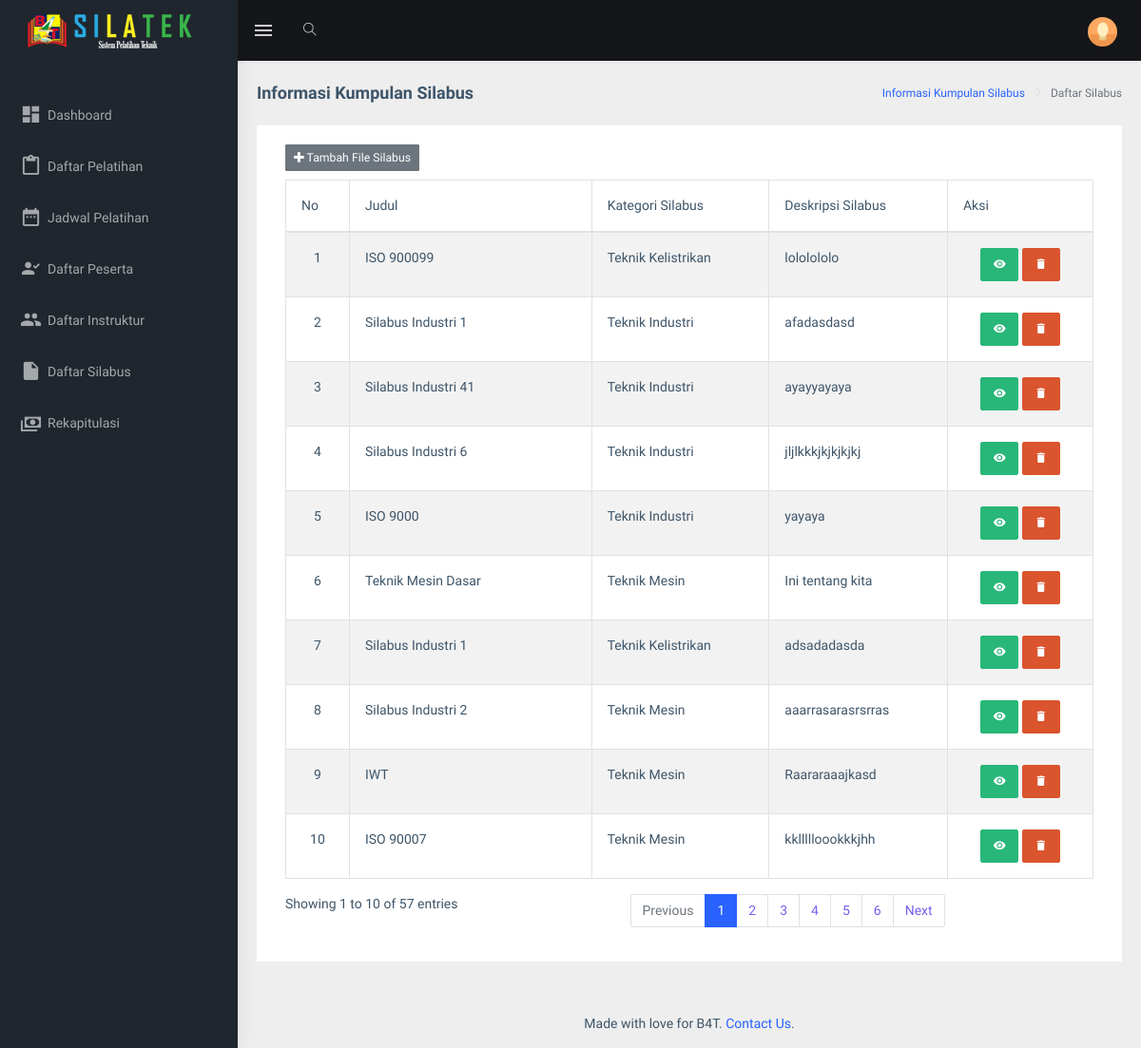
Page /index.php/silabus on the earlier database version.
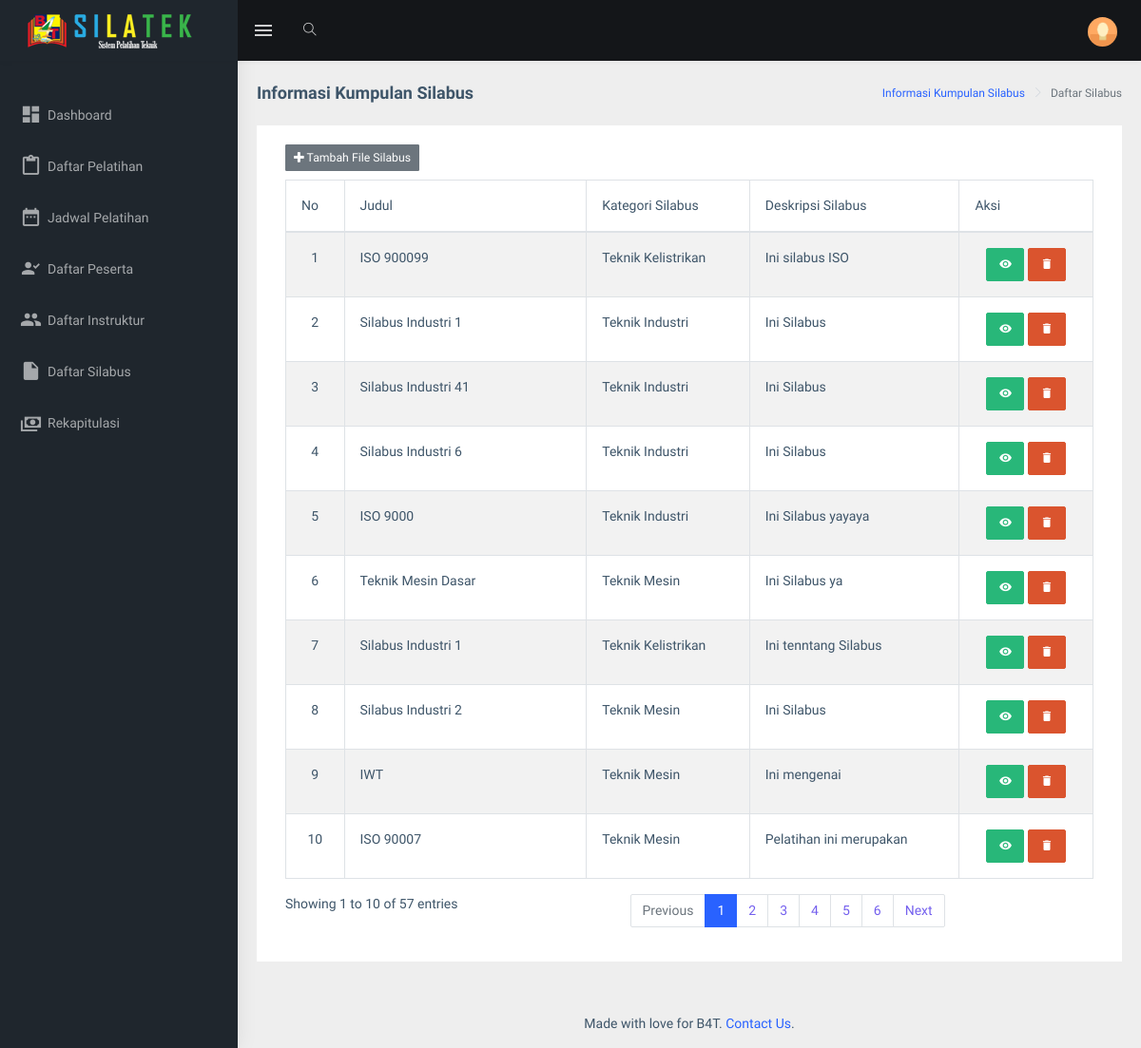
Same page on the later database version.
### tables this page shows
CREATE TABLE `tb_silabus` (
  `id` varchar(255) NOT NULL,
  `judul` varchar(255) NOT NULL,
  `kategori` varchar(255) NOT NULL,
  `ringkasan` text NOT NULL,
  `dokumen_file` varchar(255) NOT NULL
);

### application/controllers/Silabus.php (called while the page is built, shortened)
<?php if ( ! defined('BASEPATH')) exit('No direct script access allowed');
class Silabus extends CI_Controller {
	public function index()
	{
		$data['slbs'] = $this->M_silabus->getAll()->result();
		$this->load->view('templates/header');
		$this->load->view('silabus/silabus', $data);
		$this->load->view('templates/footer');
	}
}

### index.php (called while the page is built, shortened)
<?php
require_once BASEPATH.'core/CodeIgniter.php';

### application/models/M_silabus.php (called while the page is built, shortened)
<?php
class M_silabus extends CI_Model {
    private $_table = "tb_silabus";
	public function getAll()
    {
        $this->db->select('*');
        $this->db->from($this->_table);
        $query = $this->db->get();
        return $query;
    }
}

### application/views/silabus/silabus.php (the view, shortened to what the changed rows need)
<div id="content">
<div class="page-wrapper">
            <div class="container-fluid">
                <div class="row">
                    <div class="col-12">
                        <div class="card">
                            <div class="card-body">
                                <div class="table-responsive">
                                    <div id="zero_config_wrapper" class="dataTables_wrapper container-fluid dt-bootstrap4">
                                        <div class="row">
                                          <div class="col-sm-12">
                                            <table id="zero_config" class="table table-striped table-bordered dataTable" role="grid" aria-describedby="zero_config_info" style="margin-top: 1%">
                                        <thead>
                                            <tr role="row">
                                              <th>No</th>
                                              <th width="30%">Judul </th>
                                              <th>Kategori Silabus</th>
                                              <th>Deskripsi Silabus</th>
                                              <th>Aksi</th>
                                            </tr>
                                        </thead>
                                        <tbody>
                                        <?php $i=1; foreach ($slbs as $key ) { ?>
                                        <tr>
                                          <td style="text-align: center;"><?php echo $i; ?></td>
                                          <td><?php echo $key->judul; ?></td>
                                          <td><?php echo $key->kategori; ?></td>
                                          <td><?php echo $key->ringkasan; ?></td>
                                          <td style="text-align: center;">
                                            <a href="<?php echo base_url(). 'index.php/Silabus/updateSlbs/'. $key->id?>" class="btn btn-success btn-mini" title="Lihat Detail"><i class="mdi mdi-eye"></i></a>
                                            <a href="<?php echo base_url(). 'index.php/Silabus/delete/'. $key->id; ?>" onclick="return confirm('Are you sure to delete this data?')" class="btn btn-danger btn-mini" title="Hapus Data"><i class="mdi mdi-delete"></i></a>
                                          </td>
                                        </tr>
                                       <?php $i++;} ?>
                                      </tbody>
                                    </table>
                                  </div>
                                </div>
                              </div>
                            </div>
                            </div>
                        </div>
                    </div>
                </div>
</div>

Differences in the rows shown:
changed tb_silabus "ISO 900099": ringkasan "lololololo" → "Ini silabus ISO"
changed tb_silabus (number 2 of 10 on the later page): ringkasan "afadasdasd" → "Ini Silabus"
changed tb_silabus "Silabus Industri 41": ringkasan "ayayyayaya" → "Ini Silabus"
changed tb_silabus "Silabus Industri 6": ringkasan "jljlkkkjkjkjkjkj" → "Ini Silabus"
changed tb_silabus "ISO 9000": ringkasan "yayaya" → "Ini Silabus yayaya"
changed tb_silabus "Teknik Mesin Dasar": ringkasan "Ini tentang kita" → "Ini Silabus ya"
changed tb_silabus: ringkasan "adsadadasda" → "Ini tenntang Silabus"
changed tb_silabus "Silabus Industri 2": ringkasan "aaarrasarasrsrras" → "Ini Silabus"
changed tb_silabus "IWT": ringkasan "Raararaaajkasd" → "Ini mengenai"
changed tb_silabus "ISO 90007": ringkasan "kkllllloookkkjhh" → "Pelatihan ini merupakan"
